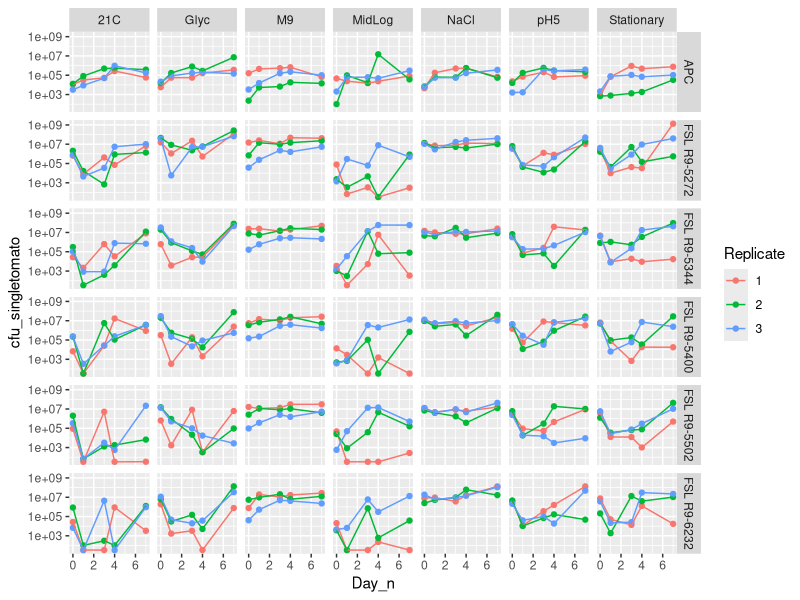
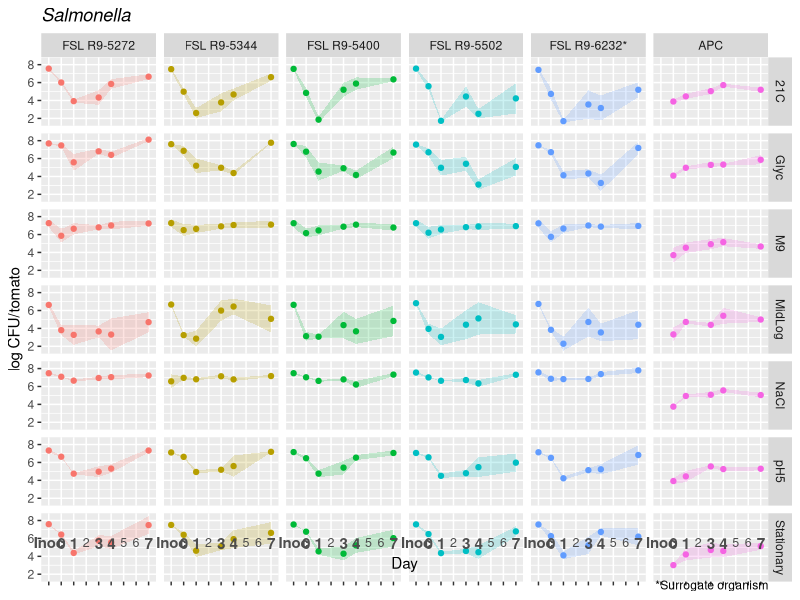
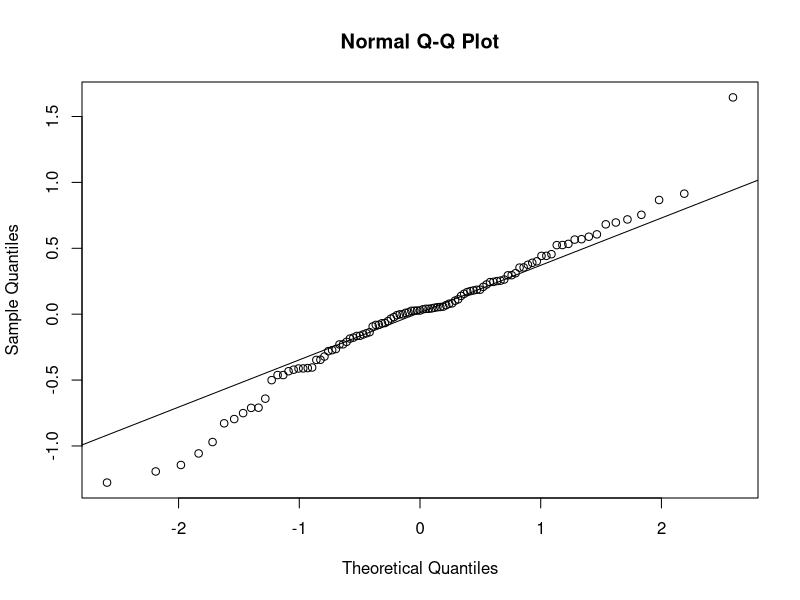
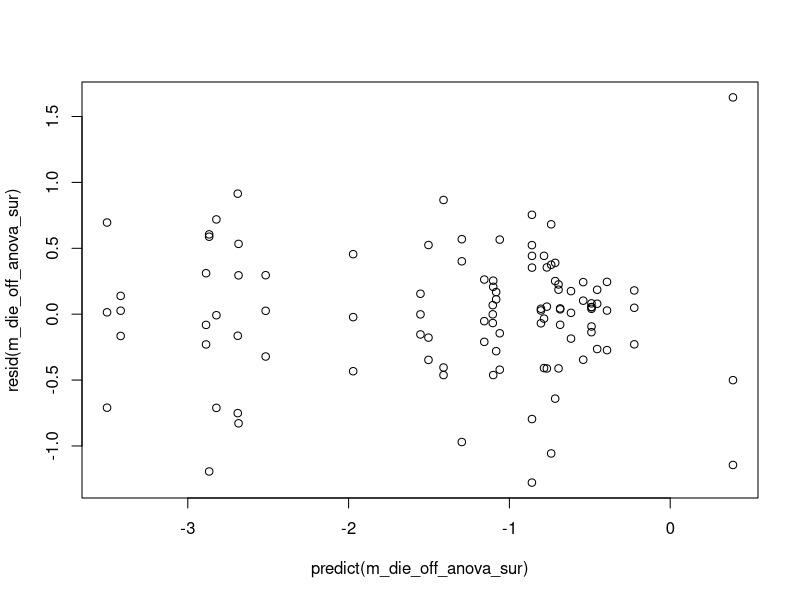
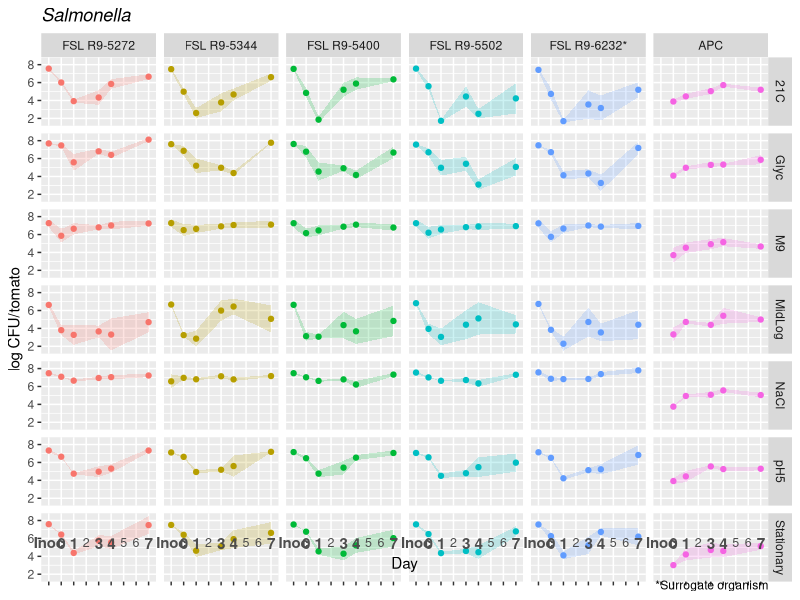

Reproduce these figures in R, in order. (Note: this script raises an error after producing the figures.)
## ---- chunk 1
library(ggplot2)
library(dplyr)
library(tidyr)
library(lme4)
library(lsmeans)
library(ggthemes)
library(emmeans)
library(writexl)
## ---- chunk 2
tomato <- read.csv("Tomato_Summary_strain_FSL.csv")
#make sure all variables are factor or numeric if needed
tomato_adj <- tomato %>%
  mutate(Replicate=as.factor(Replicate), Dilution=as.numeric(Dilution))  %>%
  # Substitute upper detection limit for tntc counts
  mutate(Raw=ifelse(tnt.cnt.no_growth=="tntc",(4e5)*10^Dilution,Raw)) %>%
  # Substitute lower detection limit for zero counts
  mutate(Raw=ifelse(tnt.cnt.no_growth=="no_growth",10*10^Dilution,Raw)) %>%
  # Calculate inoculum per-tomato: Raw/10, since 100uL was added per tomato
  # Calculate wash water per-tomato: Raw*10
  mutate(cfu_tomato=ifelse(Day=="Inoculum",Raw/10,Raw*10)) %>%
  #Divide by 3 because we had 3 tomatoes 
  mutate(cfu_singletomato=cfu_tomato/3)


tomato_adj %>%  
  group_by(Strain, Condition, Day) %>%
  filter(!is.na(cfu_singletomato)) %>%
  summarize(average=mean(log10(cfu_singletomato)),
            SDE=sd(log10(cfu_singletomato))/sqrt(n()),
            n=n(),
            zeroes=sum(cfu_singletomato==0)) -> tomatoSummary
## ---- chunk 3
tomato_adj %>%  
  filter(Day=="Inoculum")%>%
 # group_by(Strain) %>%
  summarize(average=mean(log10(cfu_singletomato)),
            SDE=sd(log10(cfu_singletomato))/sqrt(n()),
            n=n(),
            zeroes=sum(cfu_singletomato==0)) -> tomatoSummary_Inoculum
## ---- chunk 4
#Each APC count
tomato_APC <- tomato_adj %>%
  select(Strain,Condition,Replicate,Day,cfu_tomato) %>%
  filter(Strain=="APC") %>%
  spread(key=Day,value=cfu_tomato,sep="_") %>%
  mutate(APC_day7_day0=log10(Day_7/Day_0))
View(tomato_APC)

#Summary APC per day
tomato_adj %>%  
  filter(Strain=="APC")%>%
  group_by(Day) %>%
  summarize(average=mean(log10(cfu_singletomato)),
            SDE=sd(log10(cfu_singletomato))/sqrt(n()),
            n=n(),
            zeroes=sum(cfu_singletomato==0)) -> tomatoSummary_APC

#APC on day 7 compared to day 0 
tomato_APC %>%  
  summarize(average=mean(APC_day7_day0),
            SDE=sd(APC_day7_day0)/sqrt(n()),
            n=n()) -> tomato_APC_adj
View(tomato_APC_adj)

## ---- chunk 5
#Plot Strain~Condition with each of the three replicates
tomato_adj %>%
  filter(Day != "Inoculum") %>%
  mutate(Day_n = as.numeric(as.character(Day))) %>%
  ggplot(aes(x=Day_n,y=cfu_singletomato,color=Replicate)) +
  geom_point() +
  geom_line() +
  scale_y_log10() +
  facet_grid(Strain~Condition)

#Plot with arithemtic mean for Strain~Condition and add fancy ribbon for standard deviation, write in bold processing days

#Write out full Food Safety Lab (FSL) strain ID
tomatoSummary$Strain2 <- factor(tomatoSummary$Strain, levels=c("FSL R9-5272", "FSL R9-5344", "FSL R9-5400", "FSL R9-5502", "FSL R9-6232", "APC")) #re-order how it is displayed
tomatoSummary$Day2 <- factor(tomatoSummary$Day, levels=c("Inoculum", "0", "1", "3", "4", "7")) #re-order how it is displayed
levels(tomatoSummary$Day2)[levels(tomatoSummary$Day2)=="Inoculum"] <- "Inoc"
levels(tomatoSummary$Strain2)[levels(tomatoSummary$Strain2)=="FSL R9-6232"] <- "FSL R9-6232*"
tomatoSummary %>%
  ggplot(aes(x=Day2,y=average, color=Strain2, group=1)) +
 guides(color=FALSE)+
    labs(x="Day",y="log CFU/tomato",title=expression(italic("Salmonella"))) +
  geom_point() +
    geom_ribbon(aes(ymin=average-SDE,
                  ymax=average+SDE,fill=Strain2, linetype=NA), alpha=0.2) + 
     scale_x_discrete(limits=c("Inoc","0","1","2","3","4","5", "6","7"))+
  theme(axis.text.x = element_text(face = c('bold', 'bold', 'bold', 'plain', 'bold', 'bold', 'plain', 'plain', 'bold'), size = c('10.8', '11', '11', '9', '11', '11', '9', '9', '11'), margin=margin(-35,0,0,0)),legend.position="none")+
 #labs( caption="Ribbon: Standard deviation")+
   labs( caption="*Surrogate organism")+
  facet_grid(Condition~Strain2) 
ggsave("Tomato.png", width=18, height=9,  dpi=600, units=c("in"))
## ---- chunk 6
tomato_die_off_sur <- tomato_adj %>%
  select(Strain,Condition,Replicate,Day,cfu_singletomato) %>%
 filter(Strain!="APC") %>%
  spread(key=Day,value=cfu_singletomato,sep="_") %>%
  mutate(initial_die_off_sur=log10(Day_0/Day_Inoculum))

# Fit (fixed-effect) linear model
m_die_off_anova_sur <- lm(initial_die_off_sur~Strain*Condition,
                  data=tomato_die_off_sur)
anova(m_die_off_anova_sur)

#Add effect size to ANOVA output - partial eta-squared
anova1<-anova(m_die_off_anova_sur)
anova1$pes <- c(anova1$'Sum Sq'[-nrow(anova1)], NA)/(anova1$'Sum Sq' + anova1$'Sum Sq'[nrow(anova1)])
anova1


# Since interaction is not significant, remove before doing pairwise tests:
m_die_off_anova <- update(m_die_off_anova_sur,.~.-Strain:Condition)
anova(m_die_off_anova_sur)
qqnorm(resid(m_die_off_anova_sur))

qqline(resid(m_die_off_anova_sur))
plot(predict(m_die_off_anova_sur),resid(m_die_off_anova_sur))

die_off_lsm_condition_sur <- lsmeans(m_die_off_anova_sur,~Condition)
die_off_pairwise_condition_sur <- lsmeans(die_off_lsm_condition_sur,pairwise~Condition)
condition_cld_sur <- cld(die_off_pairwise_condition_sur[[1]],Letters=LETTERS) %>% select(Condition,.group)
summary(die_off_lsm_condition_sur) %>%
  data.frame() %>%
  left_join(condition_cld_sur,by="Condition") %>%
  ggplot(aes(x=Condition,y=lsmean)) +
  geom_point(position = position_dodge(width=.5)) +
  geom_errorbar(aes(ymin=lower.CL,ymax=upper.CL),
                position = position_dodge(.5),width=0.4) +
    labs(x="Condition",y="estimated means log reduction",title=(expression("Initial die off "(italic("Salmonella"))))) +
  geom_text(aes(label=.group,y=upper.CL+.01),vjust=0)
summary(die_off_lsm_condition_sur)


#and now by strain
die_off_lsm_strain_sur <- lsmeans(m_die_off_anova_sur,~Strain)
die_off_pairwise_strain_sur <- lsmeans(die_off_lsm_strain_sur,pairwise~Strain)

strain_cld_sur <- cld(die_off_pairwise_strain_sur[[1]],Letters=LETTERS) %>% select(Strain,.group)
summary(die_off_lsm_strain_sur) %>%
  data.frame() %>%
  left_join(strain_cld_sur,by="Strain") %>%
  ggplot(aes(x=Strain,y=lsmean)) +
  geom_point(position = position_dodge(width=.5)) +
  geom_errorbar(aes(ymin=lower.CL,ymax=upper.CL),
                position = position_dodge(.5),width=0.4) +
  geom_text(aes(label=.group,y=upper.CL+.01),vjust=0)

#Estimated means log CFU/tomato with confidence intervals for supplemental table 1
summary(die_off_lsm_strain_sur)
summary(die_off_lsm_condition_sur)

## ---- chunk 7

tomato_24h_sur <- tomato_adj %>%
  select(Strain,Condition,Replicate,Day,cfu_singletomato) %>%
 filter(Strain!="APC") %>%
  spread(key=Day,value=cfu_singletomato,sep="_") %>%
  mutate(first_24h_sur=log10(Day_1/Day_0))

# Fit (fixed-effect) linear model
m_24h_anova_sur <- lm(first_24h_sur~Strain*Condition,
                  data=tomato_24h_sur)
anova(m_24h_anova_sur)
#Add effect size to ANOVA output - partial eta-squared
anova1<-anova(m_24h_anova_sur)
anova1$pes <- c(anova1$'Sum Sq'[-nrow(anova1)], NA)/(anova1$'Sum Sq' + anova1$'Sum Sq'[nrow(anova1)])
anova1

# Since interaction is not significant, remove before doing pairwise tests:
m_24h_anova_sur <- update(m_24h_anova_sur,.~.-Strain:Condition)
anova(m_24h_anova_sur)
qqnorm(resid(m_24h_anova_sur))
qqline(resid(m_24h_anova_sur))
plot(predict(m_24h_anova_sur),resid(m_24h_anova_sur))


first_24h_lsm_condition_sur <- lsmeans(m_24h_anova_sur,~Condition)
first_24h_pairwise_condition_sur <- lsmeans(first_24h_lsm_condition_sur,pairwise~Condition)
condition_cld_24h_sur <- cld(first_24h_pairwise_condition_sur[[1]], Letters=LETTERS) %>% select(Condition,.group)
summary(first_24h_lsm_condition_sur) %>%
  data.frame() %>%
  left_join(condition_cld_24h_sur,by="Condition") %>%
  ggplot(aes(x=Condition,y=lsmean)) +
   labs(x="Condition",y="estimated means log reduction",title=(expression("First 24 h  "(italic("Salmonella"))))) +
  geom_point(position = position_dodge(width=.5)) +
  geom_errorbar(aes(ymin=lower.CL,ymax=upper.CL),
                position = position_dodge(.5),width=0.4) +
  geom_text(aes(label=.group,y=upper.CL+.01),vjust=0)


#and now by strain
first_24h_lsm_strain_sur <- lsmeans(m_24h_anova_sur,~Strain)
first_24h_pairwise_strain_sur <- lsmeans(first_24h_lsm_strain_sur,pairwise~Strain)
strain_cld_24h_sur <- cld(first_24h_pairwise_strain_sur[[1]],Letters=LETTERS) %>% select(Strain,.group)
summary(first_24h_lsm_strain_sur) %>%
  data.frame() %>%
  left_join(strain_cld_24h_sur,by="Strain") %>%
  ggplot(aes(x=Strain,y=lsmean)) +
  geom_point(position = position_dodge(width=.5)) +
  geom_errorbar(aes(ymin=lower.CL,ymax=upper.CL),
                position = position_dodge(.5),width=0.4) +
  geom_text(aes(label=.group,y=upper.CL+.01),vjust=0)

#Estimated means log CFU/tomato with confidence intervals for supplemental table 1
summary(first_24h_lsm_strain_sur)
summary(first_24h_lsm_condition_sur)
## ---- chunk 8
tomato_adj %>%
  select(Strain,Condition,Replicate,Day,cfu_singletomato) %>%
  filter(Strain!="APC") %>%
  spread(key=Day,value=cfu_singletomato,sep="_") -> tomato_adj_day


#Identify lowest count throughout 7 days incubation period
tomato_Nmin <- transform(tomato_adj_day, Nmin=pmin(Day_0, Day_1, Day_3, Day_4, Day_7))
tomato_Nmin %>%
  mutate(compare_Day7_Nmin=log10(Day_7/Nmin)) -> tomato_N7_Nmin

tomato_N7_Nmin %>%
  group_by(Strain,Condition) %>%
  summarize(median=ifelse(n()==3,median(compare_Day7_Nmin),NA),
            max=max(compare_Day7_Nmin),
            min=min(compare_Day7_Nmin)) %>%
  ggplot(aes(x=Condition,y=median,color=Strain)) +
  geom_point(position = position_dodge(width=.5)) +
  labs(caption="Bars represent minimum and maximum values; point represents median") +
  geom_errorbar(aes(ymin=min,ymax=max),position = position_dodge(width = .5))


# Fit (fixed-effect) linear model
m_tomato_N7_Nmin_anova <- lm(compare_Day7_Nmin~Strain*Condition,
                  data=tomato_N7_Nmin)
anova(m_tomato_N7_Nmin_anova)
#Add effect size to ANOVA output - partial eta-squared - partial eta-squared
anova1<-anova(m_tomato_N7_Nmin_anova)
anova1$pes <- c(anova1$'Sum Sq'[-nrow(anova1)], NA)/(anova1$'Sum Sq' + anova1$'Sum Sq'[nrow(anova1)])
anova1



# Since interaction is not significant, remove before doing pairwise tests:
m_tomato_N7_Nmin_anova <- update(m_tomato_N7_Nmin_anova,.~.-Strain:Condition)
anova(m_tomato_N7_Nmin_anova)
qqnorm(resid(m_tomato_N7_Nmin_anova))
qqline(resid(m_tomato_N7_Nmin_anova))
plot(predict(m_tomato_N7_Nmin_anova),resid(m_tomato_N7_Nmin_anova))


N7_Nmin__condition <- lsmeans(m_tomato_N7_Nmin_anova,~Condition)
N7_Nmin__pairwise_condition <- lsmeans(N7_Nmin__condition,pairwise~Condition)
condition_cld_N7_Nmin <- cld(N7_Nmin__pairwise_condition[[1]],Letters=LETTERS) %>% select(Condition,.group)
summary(N7_Nmin__condition) %>%
  data.frame() %>%
  left_join(condition_cld_N7_Nmin,by="Condition") %>%
  ggplot(aes(x=Condition,y=lsmean)) +
  ggtitle("N7-Nmin",subtitle=NULL)+
  labs(x="Condition",y="estimated means log CFU/tomato",title=(expression("Regrowth until day 7  "(italic("Salmonella"))))) +
  geom_point(position = position_dodge(width=.5)) +
  geom_errorbar(aes(ymin=lower.CL,ymax=upper.CL),
                position = position_dodge(.5),width=0.4) +
  geom_text(aes(label=.group,y=upper.CL+.01),vjust=0)


#and now by strain
N7_Nmin__strain <- lsmeans(m_tomato_N7_Nmin_anova,~Strain)
N7_Nmin__pairwise_strain <- lsmeans(N7_Nmin__strain,pairwise~Strain)
strain_cld_N7_Nmin <- cld(N7_Nmin__pairwise_strain[[1]],Letters=LETTERS) %>% select(Strain,.group)
summary(N7_Nmin__strain) %>%
  data.frame() %>%
  left_join(strain_cld_N7_Nmin,by="Strain") %>%
  ggplot(aes(x=Strain,y=lsmean)) +
  ggtitle("N7-Nmin",subtitle=NULL)+
    labs(x="Condition",y="lsmeans") +
  geom_point(position = position_dodge(width=.5)) +
  geom_errorbar(aes(ymin=lower.CL,ymax=upper.CL),
                position = position_dodge(.5),width=0.4) +
  geom_text(aes(label=.group,y=upper.CL+.01),vjust=0)

#Estimated means log CFU/tomato with confidence intervals for  supplemental table 1
summary(N7_Nmin__strain)
summary(N7_Nmin__condition)

## ---- chunk 9
tomato_adj %>%
  select(Strain,Condition,Replicate,Day,cfu_tomato) %>%
  filter(Strain!="APC") %>%
  filter(Day != "Inoculum") %>%
  filter(Day != "0") %>%
  spread(key=Day,value=cfu_tomato,sep="_") -> tomato_adj_Days

#----min values
tomato_adj_Days_Nmin <- transform(tomato_adj_Days, Nmin=pmin(Day_1, Day_3, Day_4, Day_7))

tomato_adj_Days_Nmin->a_min

a_min$CompareColumn <- apply(a_min[, 4:7] == a_min[, 8], 1, function(x) ifelse(any(x), paste(colnames(a_min)[4:7][x], collapse=', '), 'None'))

count(a_min, c("CompareColumn")) ->b_min

#----- max value
tomato_adj_Days_Nmax <- transform(tomato_adj_Days, Nmax=pmax(Day_1, Day_3, Day_4, Day_7))

tomato_adj_Days_Nmax->a_max

a_max$CompareColumn <- apply(a_max[, 4:7] == a_max[, 8], 1, function(x) ifelse(any(x), paste(colnames(a_max)[4:7][x], collapse=', '), 'None'))

count(a_max, c("CompareColumn")) ->b_max
## ---- chunk 10
tomato_adj%>%
  select(Strain,Condition,Replicate,Day,cfu_singletomato) %>%
 filter(Strain!="APC") %>%
  spread(key=Day,value=cfu_singletomato,sep="_") %>%
  mutate(netgrowth=log10(Day_7/Day_Inoculum)) -> tomato_adj2

tomato_adj2 %>%  
  group_by(Strain, Condition) %>%
  summarize(average=mean((netgrowth)),
            SDE=sd((netgrowth))/sqrt(n()),
            n=n()) -> tomatoSummary_netgrowth

format.data.frame(tomatoSummary_netgrowth, dec=".") ->netgrowth_Salmonella
write_xlsx(netgrowth_Salmonella, "netgrowth_Salmonella.xlsx")

#Arithemtic mean of bacteria recovered on day 7
tomato_adj2 %>% 
  group_by(Condition) %>% 
  summarize(average=log10(mean((Day_7))),
            SDE=log10(sd((Day_7)))/sqrt(n()),
            n=n()) -> Day_7_mean
  
#High salt per day
tomato_adj%>%
  select(Strain,Condition,Replicate,Day,cfu_singletomato) %>%
 filter(Strain!="APC") %>%
  filter(Condition=="NaCl") %>%
  group_by(Day) %>% 
  summarize(average=log10(mean((cfu_singletomato))),
            SDE=log10(sd((cfu_singletomato)))/sqrt(n()),
            n=n()) -> NaCl_mean
  
